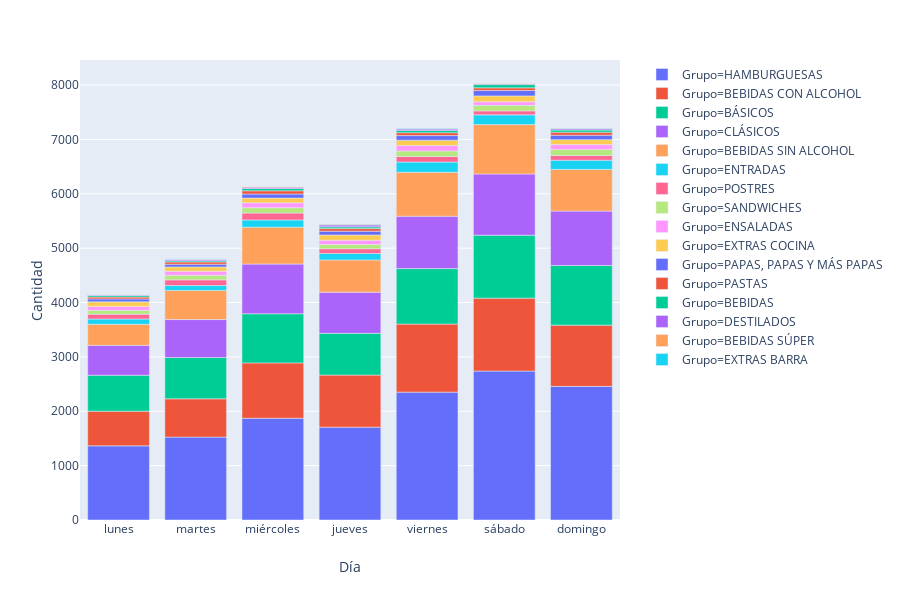

The code cell stored with this chart in its notebook:
### Code cell
data_stacked = data.groupby(['Día', 'Grupo'])['Cantidad'].sum().reset_index().sort_values(['Día','Cantidad'],ascending=False)
fig = pyx.bar(data_stacked, x='Día', y='Cantidad', color='Grupo', category_orders = {
    'Día' : ['lunes', 'martes', 'miércoles', 'jueves', 'viernes', 'sábado', 'domingo' ]
})
fig.show()

### Figure 1 — Plotly figure (JSON) as saved in the notebook; plotly's stock layout.template omitted (floating-point values rounded to 4 significant figures)
{"data": [{"alignmentgroup": "True", "hoverlabel": {"namelength": 0}, "hovertemplate": "Grupo=HAMBURGUESAS<br>Día=%{x}<br>Cantidad=%{y}", "legendgroup": "Grupo=HAMBURGUESAS", "marker": {"color": "#636efa"}, "name": "Grupo=HAMBURGUESAS", "offsetgroup": "Grupo=HAMBURGUESAS", "orientation": "v", "showlegend": true, "textposition": "auto", "type": "bar", "x": ["viernes", "sábado", "miércoles", "martes", "lunes", "jueves", "domingo"], "xaxis": "x", "y": [2352, 2740, 1872, 1525, 1364, 1708, 2458], "yaxis": "y"}, {"alignmentgroup": "True", "hoverlabel": {"namelength": 0}, "hovertemplate": "Grupo=BEBIDAS CON ALCOHOL<br>Día=%{x}<br>Cantidad=%{y}", "legendgroup": "Grupo=BEBIDAS CON ALCOHOL", "marker": {"color": "#EF553B"}, "name": "Grupo=BEBIDAS CON ALCOHOL", "offsetgroup": "Grupo=BEBIDAS CON ALCOHOL", "orientation": "v", "showlegend": true, "textposition": "auto", "type": "bar", "x": ["viernes", "sábado", "miércoles", "martes", "lunes", "jueves", "domingo"], "xaxis": "x", "y": [1252, 1341, 1018, 704, 637, 958, 1126], "yaxis": "y"}, {"alignmentgroup": "True", "hoverlabel": {"namelength": 0}, "hovertemplate": "Grupo=BÁSICOS<br>Día=%{x}<br>Cantidad=%{y}", "legendgroup": "Grupo=BÁSICOS", "marker": {"color": "#00cc96"}, "name": "Grupo=BÁSICOS", "offsetgroup": "Grupo=BÁSICOS", "orientation": "v", "showlegend": true, "textposition": "auto", "type": "bar", "x": ["viernes", "sábado", "miércoles", "martes", "lunes", "jueves", "domingo"], "xaxis": "x", "y": [1020, 1157, 904, 759, 662, 768, 1097], "yaxis": "y"}, {"alignmentgroup": "True", "hoverlabel": {"namelength": 0}, "hovertemplate": "Grupo=CLÁSICOS<br>Día=%{x}<br>Cantidad=%{y}", "legendgroup": "Grupo=CLÁSICOS", "marker": {"color": "#ab63fa"}, "name": "Grupo=CLÁSICOS", "offsetgroup": "Grupo=CLÁSICOS", "orientation": "v", "showlegend": true, "textposition": "auto", "type": "bar", "x": ["viernes", "sábado", "miércoles", "martes", "lunes", "jueves", "domingo"], "xaxis": "x", "y": [964, 1127, 914, 699, 549, 757, 1001], "yaxis": "y"}, {"alignmentgroup": "True", "hoverlabel": {"namelength": 0}, "hovertemplate": "Grupo=BEBIDAS SIN ALCOHOL<br>Día=%{x}<br>Cantidad=%{y}", "legendgroup": "Grupo=BEBIDAS SIN ALCOHOL", "marker": {"color": "#FFA15A"}, "name": "Grupo=BEBIDAS SIN ALCOHOL", "offsetgroup": "Grupo=BEBIDAS SIN ALCOHOL", "orientation": "v", "showlegend": true, "textposition": "auto", "type": "bar", "x": ["viernes", "sábado", "miércoles", "martes", "lunes", "jueves", "domingo"], "xaxis": "x", "y": [807, 908, 679, 536, 387, 592, 767], "yaxis": "y"}, {"alignmentgroup": "True", "hoverlabel": {"namelength": 0}, "hovertemplate": "Grupo=ENTRADAS<br>Día=%{x}<br>Cantidad=%{y}", "legendgroup": "Grupo=ENTRADAS", "marker": {"color": "#19d3f3"}, "name": "Grupo=ENTRADAS", "offsetgroup": "Grupo=ENTRADAS", "orientation": "v", "showlegend": true, "textposition": "auto", "type": "bar", "x": ["viernes", "sábado", "miércoles", "martes", "lunes", "jueves", "domingo"], "xaxis": "x", "y": [189, 179, 132, 90, 98, 120, 169], "yaxis": "y"}, {"alignmentgroup": "True", "hoverlabel": {"namelength": 0}, "hovertemplate": "Grupo=POSTRES<br>Día=%{x}<br>Cantidad=%{y}", "legendgroup": "Grupo=POSTRES", "marker": {"color": "#FF6692"}, "name": "Grupo=POSTRES", "offsetgroup": "Grupo=POSTRES", "orientation": "v", "showlegend": true, "textposition": "auto", "type": "bar", "x": ["viernes", "sábado", "miércoles", "martes", "lunes", "jueves", "domingo"], "xaxis": "x", "y": [102, 73, 127, 104, 89, 86, 86], "yaxis": "y"}, {"alignmentgroup": "True", "hoverlabel": {"namelength": 0}, "hovertemplate": "Grupo=SANDWICHES<br>Día=%{x}<br>Cantidad=%{y}", "legendgroup": "Grupo=SANDWICHES", "marker": {"color": "#B6E880"}, "name": "Grupo=SANDWICHES", "offsetgroup": "Grupo=SANDWICHES", "orientation": "v", "showlegend": true, "textposition": "auto", "type": "bar", "x": ["viernes", "sábado", "miércoles", "martes", "lunes", "jueves", "domingo"], "xaxis": "x", "y": [102, 102, 99, 85, 71, 78, 113], "yaxis": "y"}, {"alignmentgroup": "True", "hoverlabel": {"namelength": 0}, "hovertemplate": "Grupo=ENSALADAS<br>Día=%{x}<br>Cantidad=%{y}", "legendgroup": "Grupo=ENSALADAS", "marker": {"color": "#FF97FF"}, "name": "Grupo=ENSALADAS", "offsetgroup": "Grupo=ENSALADAS", "orientation": "v", "showlegend": true, "textposition": "auto", "type": "bar", "x": ["viernes", "sábado", "miércoles", "martes", "lunes", "jueves", "domingo"], "xaxis": "x", "y": [100, 65, 90, 74, 72, 79, 88], "yaxis": "y"}, {"alignmentgroup": "True", "hoverlabel": {"namelength": 0}, "hovertemplate": "Grupo=EXTRAS COCINA<br>Día=%{x}<br>Cantidad=%{y}", "legendgroup": "Grupo=EXTRAS COCINA", "marker": {"color": "#FECB52"}, "name": "Grupo=EXTRAS COCINA", "offsetgroup": "Grupo=EXTRAS COCINA", "orientation": "v", "showlegend": true, "textposition": "auto", "type": "bar", "x": ["viernes", "sábado", "miércoles", "martes", "lunes", "jueves", "domingo"], "xaxis": "x", "y": [98, 109, 86, 79, 84, 97, 91], "yaxis": "y"}, {"alignmentgroup": "True", "hoverlabel": {"namelength": 0}, "hovertemplate": "Grupo=PAPAS, PAPAS Y MÁS PAPAS<br>Día=%{x}<br>Cantidad=%{y}", "legendgroup": "Grupo=PAPAS, PAPAS Y MÁS PAPAS", "marker": {"color": "#636efa"}, "name": "Grupo=PAPAS, PAPAS Y MÁS PAPAS", "offsetgroup": "Grupo=PAPAS, PAPAS Y MÁS PAPAS", "orientation": "v", "showlegend": true, "textposition": "auto", "type": "bar", "x": ["viernes", "sábado", "miércoles", "martes", "lunes", "jueves", "domingo"], "xaxis": "x", "y": [85, 100, 75, 50, 54, 70, 82], "yaxis": "y"}, {"alignmentgroup": "True", "hoverlabel": {"namelength": 0}, "hovertemplate": "Grupo=PASTAS<br>Día=%{x}<br>Cantidad=%{y}", "legendgroup": "Grupo=PASTAS", "marker": {"color": "#EF553B"}, "name": "Grupo=PASTAS", "offsetgroup": "Grupo=PASTAS", "orientation": "v", "showlegend": true, "textposition": "auto", "type": "bar", "x": ["viernes", "sábado", "miércoles", "martes", "lunes", "jueves", "domingo"], "xaxis": "x", "y": [53, 48, 59, 42, 34, 47, 55], "yaxis": "y"}, {"alignmentgroup": "True", "hoverlabel": {"namelength": 0}, "hovertemplate": "Grupo=BEBIDAS<br>Día=%{x}<br>Cantidad=%{y}", "legendgroup": "Grupo=BEBIDAS", "marker": {"color": "#00cc96"}, "name": "Grupo=BEBIDAS", "offsetgroup": "Grupo=BEBIDAS", "orientation": "v", "showlegend": true, "textposition": "auto", "type": "bar", "x": ["viernes", "sábado", "miércoles", "martes", "lunes", "jueves", "domingo"], "xaxis": "x", "y": [42, 60, 43, 22, 29, 32, 40], "yaxis": "y"}, {"alignmentgroup": "True", "hoverlabel": {"namelength": 0}, "hovertemplate": "Grupo=DESTILADOS<br>Día=%{x}<br>Cantidad=%{y}", "legendgroup": "Grupo=DESTILADOS", "marker": {"color": "#ab63fa"}, "name": "Grupo=DESTILADOS", "offsetgroup": "Grupo=DESTILADOS", "orientation": "v", "showlegend": true, "textposition": "auto", "type": "bar", "x": ["viernes", "sábado", "miércoles", "martes", "lunes", "jueves", "domingo"], "xaxis": "x", "y": [25, 15, 24, 26, 14, 35, 23], "yaxis": "y"}, {"alignmentgroup": "True", "hoverlabel": {"namelength": 0}, "hovertemplate": "Grupo=BEBIDAS SÚPER<br>Día=%{x}<br>Cantidad=%{y}", "legendgroup": "Grupo=BEBIDAS SÚPER", "marker": {"color": "#FFA15A"}, "name": "Grupo=BEBIDAS SÚPER", "offsetgroup": "Grupo=BEBIDAS SÚPER", "orientation": "v", "showlegend": true, "textposition": "auto", "type": "bar", "x": ["viernes", "sábado", "miércoles", "martes", "lunes", "jueves", "domingo"], "xaxis": "x", "y": [11, 12, 12, 6, 8, 15, 11], "yaxis": "y"}, {"alignmentgroup": "True", "hoverlabel": {"namelength": 0}, "hovertemplate": "Grupo=EXTRAS BARRA<br>Día=%{x}<br>Cantidad=%{y}", "legendgroup": "Grupo=EXTRAS BARRA", "marker": {"color": "#19d3f3"}, "name": "Grupo=EXTRAS BARRA", "offsetgroup": "Grupo=EXTRAS BARRA", "orientation": "v", "showlegend": true, "textposition": "auto", "type": "bar", "x": ["viernes", "sábado", "miércoles", "martes", "lunes", "jueves", "domingo"], "xaxis": "x", "y": [7, 2, 2, 3, 1, 3, 5], "yaxis": "y"}], "layout": {"barmode": "relative", "height": 600, "legend": {"tracegroupgap": 0}, "margin": {"t": 60}, "xaxis": {"anchor": "y", "categoryarray": ["lunes", "martes", "miércoles", "jueves", "viernes", "sábado", "domingo"], "categoryorder": "array", "domain": [0, 0.98], "title": {"text": "Día"}}, "yaxis": {"anchor": "x", "domain": [0, 1], "title": {"text": "Cantidad"}}}}
